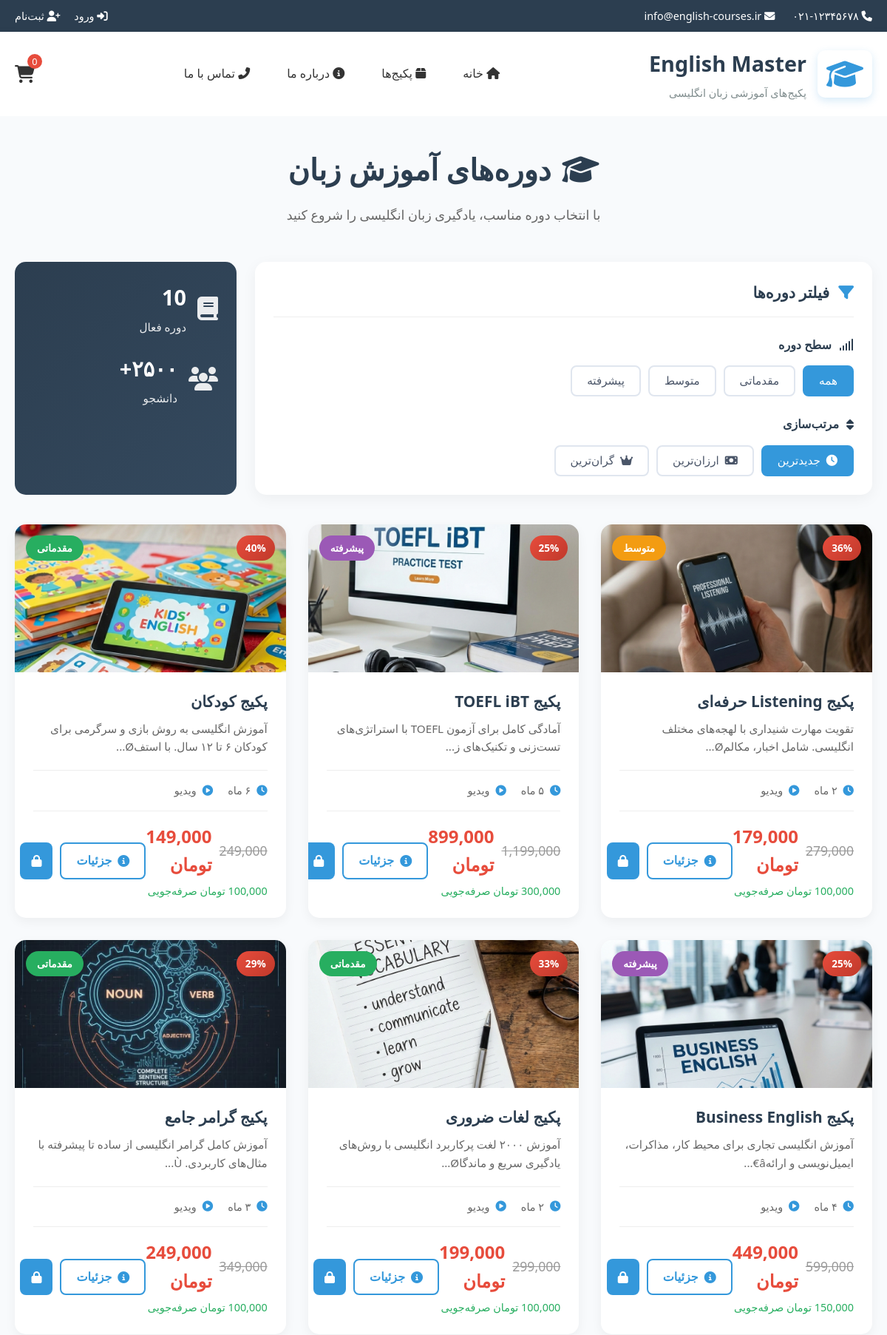
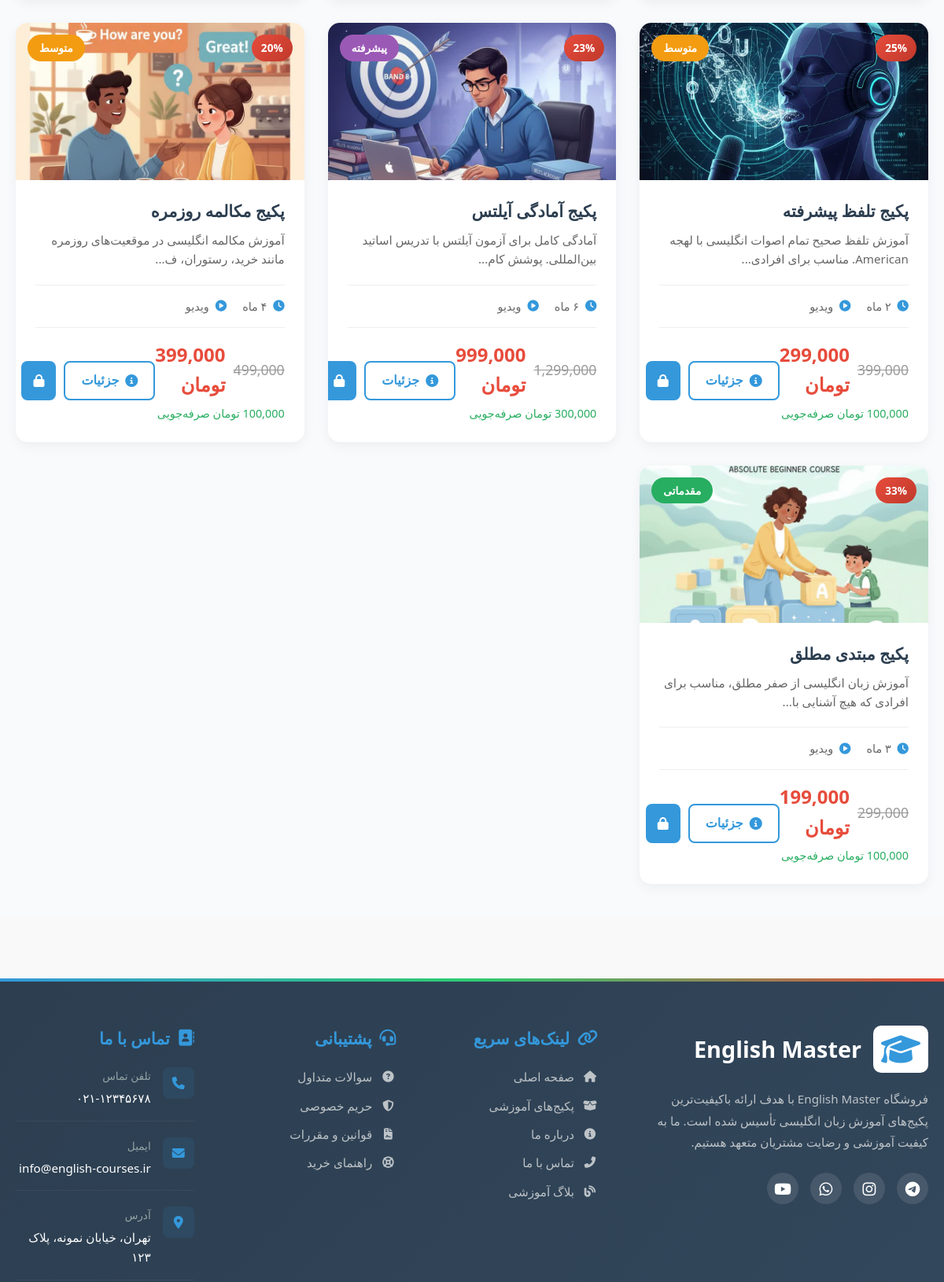
The app's page /project-folder/pages/products.php (upper part) with its own data (2 pictures, top to bottom).
### tables this page shows
CREATE TABLE `products` (
  `id` int(11) NOT NULL,
  `name` varchar(200) NOT NULL,
  `description` text DEFAULT NULL,
  `price` decimal(10,2) NOT NULL,
  `discount_price` decimal(10,2) DEFAULT NULL,
  `image_url` varchar(500) DEFAULT NULL,
  `duration` varchar(50) DEFAULT NULL,
  `level` varchar(50) DEFAULT NULL,
  `features` text DEFAULT NULL,
  `created_at` timestamp NOT NULL DEFAULT current_timestamp(),
  `is_active` tinyint(1) DEFAULT 1
);

### project-folder/includes/functions.php (called while the page is built, shortened)
<?php
function isLoggedIn() {
    return isset($_SESSION['user_id']);
}
?>

### project-folder/pages/products.php (the view, shortened to what this page needs)
<?php
require_once '../includes/functions.php';
require_once '../includes/header.php';
$level_filter = isset($_GET['level']) ? $_GET['level'] : '';
$sort = isset($_GET['sort']) ? $_GET['sort'] : 'newest';
$sql = "SELECT * FROM products WHERE is_active = 1";
$params = [];
switch ($sort) {
    case 'newest':
    default:
        $sql .= " ORDER BY created_at DESC";
        break;
}
try {
    $stmt = $pdo->prepare($sql);
    $stmt->execute($params);
    $products = $stmt->fetchAll();
} catch(PDOException $e) {
    die("خطا در دریافت محصولات");
}
?>
<div class="courses-page">
    <div class="container">
        <div class="page-hero">
            <h1><i class="fas fa-graduation-cap"></i> دوره‌های آموزش زبان</h1>
            <p>با انتخاب دوره مناسب، یادگیری زبان انگلیسی را شروع کنید</p>
        </div>
        <div class="filter-bar">
            <div class="filter-card">
                <div class="filter-header">
                    <i class="fas fa-filter"></i>
                    <h3>فیلتر دوره‌ها</h3>
                </div>
                <div class="filter-body">
                    <div class="filter-group">
                        <label><i class="fas fa-signal"></i> سطح دوره</label>
                        <div class="level-filters">
                            <button class="level-btn <?php echo $level_filter == '' ? 'active' : ''; ?>" data-level="">همه</button>
                            <button class="level-btn <?php echo $level_filter == 'مقدماتی' ? 'active' : ''; ?>" data-level="مقدماتی">مقدماتی</button>
                            <button class="level-btn <?php echo $level_filter == 'متوسط' ? 'active' : ''; ?>" data-level="متوسط">متوسط</button>
                            <button class="level-btn <?php echo $level_filter == 'پیشرفته' ? 'active' : ''; ?>" data-level="پیشرفته">پیشرفته</button>
                        </div>
                    </div>
                    <div class="filter-group">
                        <label><i class="fas fa-sort"></i> مرتب‌سازی</label>
                        <div class="sort-filters">
                            <button class="sort-btn <?php echo $sort == 'newest' ? 'active' : ''; ?>" data-sort="newest">
                                <i class="fas fa-clock"></i> جدیدترین
                            </button>
                            <button class="sort-btn <?php echo $sort == 'cheapest' ? 'active' : ''; ?>" data-sort="cheapest">
                                <i class="fas fa-money-bill"></i> ارزان‌ترین
                            </button>
                            <button class="sort-btn <?php echo $sort == 'expensive' ? 'active' : ''; ?>" data-sort="expensive">
                                <i class="fas fa-crown"></i> گران‌ترین
                            </button>
                        </div>
                    </div>
                </div>
            </div>
            <div class="stats-card">
                <div class="stat-item">
                    <i class="fas fa-book"></i>
                    <div>
                        <h4><?php echo count($products); ?></h4>
                        <p>دوره فعال</p>
                    </div>
                </div>
                <div class="stat-item">
                    <i class="fas fa-users"></i>
                    <div>
                        <h4>۲۵۰۰+</h4>
                        <p>دانشجو</p>
                    </div>
                </div>
            </div>
        </div>
        <div class="courses-container">
            <?php if(count($products) > 0): ?>
                <div class="courses-grid">
                    <?php foreach($products as $product): ?>
                        <?php
                        $discount_percent = 0;
                        if($product['discount_price']) {
                            $discount_percent = round((($product['price'] - $product['discount_price']) / $product['price']) * 100);
                        }
                        ?>
                        <div class="course-card">
                            <div class="course-image">
                                <div class="image-overlay">
                                    <?php if($discount_percent > 0): ?>
                                        <span class="discount-tag"><?php echo $discount_percent; ?>%</span>
                                    <?php endif; ?>
                                    <span class="level-tag <?php echo strtolower($product['level']); ?>">
                                        <?php echo htmlspecialchars($product['level']); ?>
                                    </span>
                                </div>
                            </div>
                            <div class="course-content">
                                <div class="course-header">
                                    <h3><?php echo htmlspecialchars($product['name']); ?></h3>
                                    <p><?php echo substr(htmlspecialchars($product['description']), 0, 120) . '...'; ?></p>
                                </div>
                                <div class="course-meta">
                                    <div class="meta-item">
                                        <i class="fas fa-clock"></i>
                                        <span><?php echo htmlspecialchars($product['duration']); ?></span>
                                    </div>
                                    <div class="meta-item">
                                        <i class="fas fa-play-circle"></i>
                                        <span>ویدیو</span>
                                    </div>
                                </div>
                                <div class="course-footer">
                                    <div class="course-price">
                                        <?php if($discount_percent > 0): ?>
                                            <div class="price-row">
                                                <span class="old-price"><?php echo number_format($product['price']); ?></span>
                                                <span class="new-price"><?php echo number_format($product['discount_price']); ?> تومان</span>
                                            </div>
                                            <span class="price-save"><?php echo number_format($product['price'] - $product['discount_price']); ?> تومان صرفه‌جویی</span>
                                        <?php else: ?>
                                            <span class="normal-price"><?php echo number_format($product['price']); ?> تومان</span>
                                        <?php endif; ?>
                                    </div>
                                    <div class="course-actions">
                                        <a href="product-detail.php?id=<?php echo $product['id']; ?>" class="btn btn-outline">
                                            <i class="fas fa-info-circle"></i> جزئیات
                                        </a>
                                        <?php if(isLoggedIn()): ?>
                                            <button class="btn btn-primary add-to-cart" data-id="<?php echo $product['id']; ?>">
                                                <i class="fas fa-cart-plus"></i>
                                            </button>
                                        <?php else: ?>
                                            <a href="login.php" class="btn btn-primary">
                                                <i class="fas fa-lock"></i>
                                            </a>
                                        <?php endif; ?>
                                    </div>
                                </div>
                            </div>
                        </div>
                    <?php endforeach; ?>
                </div>
            <?php endif; ?>
        </div>
    </div>
</div>
<?php require_once '../includes/footer.php'; ?>

### project-folder/css/style.css (style rules this page uses)
* { margin: 0; padding: 0; box-sizing: border-box; }
:root { --primary-color: #2c3e50; --secondary-color: #3498db; --accent-color: #e74c3c; --light-color: #ecf0f1; --dark-color: #2c3e50; --success-color: #27ae60; --text-color: #333; --border-radius: 8px; --box-shadow: 0 4px 12px rgba(0, 0, 0, 0.1); }
body { font-family: 'Segoe UI', Tahoma, Geneva, Verdana, sans-serif; line-height: 1.6; color: var(--text-color); background-color: #f9f9f9; direction: rtl; }
.container { width: 100%; max-width: 1200px; margin: 0 auto; padding: 0 15px; }
.btn { display: inline-block; padding: 12px 25px; background-color: var(--secondary-color); color: white; border: none; border-radius: var(--border-radius); text-decoration: none; font-weight: bold; cursor: pointer; transition: background-color 0.3s; text-align: center; width: 100%; }
.btn-outline { background: transparent; border: 2px solid white; color: white; }

### project-folder/css/responsive.css (style rules this page uses)
@media (max-width: 1200px) { .container { max-width: 960px; } }

### project-folder/includes/footer.php (style rules this page uses)
.container { max-width: 1200px; margin: 0 auto; padding: 0 20px; }

### records on screen
products: discount_percent "36", level "متوسط", name "پکیج Listening حرفه‌ای", description "تقویت مهارت شنیداری با لهجه‌های مختلف انگلیسی. شامل اخبار، مکالمØ", duration "۲ ماه", price "279,000", discount_price "179,000"
products: discount_percent "25", level "پیشرفته", name "پکیج TOEFL iBT", description "آمادگی کامل برای آزمون TOEFL با استراتژی‌های تست‌زنی و تکنیک‌های ز", duration "۵ ماه", price "1,199,000", discount_price "899,000", $product['price'] - $product['discount_price'] "300,000"
products: discount_percent "40", level "مقدماتی", name "پکیج کودکان", description "آموزش انگلیسی به روش بازی و سرگرمی برای کودکان ۶ تا ۱۲ سال. با استفØ", duration "۶ ماه", price "249,000", discount_price "149,000", $product['price'] - $product['discount_price'] "100,000"
products: discount_percent "25", level "پیشرفته", name "پکیج Business English", description "آموزش انگلیسی تجاری برای محیط کار، مذاکرات، ایمیل‌نویسی و ارائهâ€", duration "۴ ماه", price "599,000", discount_price "449,000"
products: discount_percent "33", level "مقدماتی", name "پکیج لغات ضروری", description "آموزش ۲۰۰۰ لغت پرکاربرد انگلیسی با روش‌های یادگیری سریع و ماندگاØ", duration "۲ ماه", price "299,000", discount_price "199,000"
products: discount_percent "29", level "مقدماتی", name "پکیج گرامر جامع", description "آموزش کامل گرامر انگلیسی از ساده تا پیشرفته با مثال‌های کاربردی. Ù", duration "۳ ماه", price "349,000", discount_price "249,000", $product['price'] - $product['discount_price'] "100,000"
products: discount_percent "25", level "متوسط", name "پکیج تلفظ پیشرفته", description "آموزش تلفظ صحیح تمام اصوات انگلیسی با لهجه American. مناسب برای افرادی", duration "۲ ماه", price "399,000", discount_price "299,000"
products: discount_percent "23", level "پیشرفته", name "پکیج آمادگی آیلتس", description "آمادگی کامل برای آزمون آیلتس با تدریس اساتید بین‌المللی. پوشش کام", duration "۶ ماه", price "1,299,000", discount_price "999,000", $product['price'] - $product['discount_price'] "300,000"
products: discount_percent "20", level "متوسط", name "پکیج مکالمه روزمره", description "آموزش مکالمه انگلیسی در موقعیت‌های روزمره مانند خرید، رستوران، ف", duration "۴ ماه", price "499,000", discount_price "399,000", $product['price'] - $product['discount_price'] "100,000"
products: discount_percent "33", level "مقدماتی", name "پکیج مبتدی مطلق", description "آموزش زبان انگلیسی از صفر مطلق، مناسب برای افرادی که هیچ آشنایی با", duration "۳ ماه", price "299,000", discount_price "199,000"

### other values on screen
count($products) "10"
